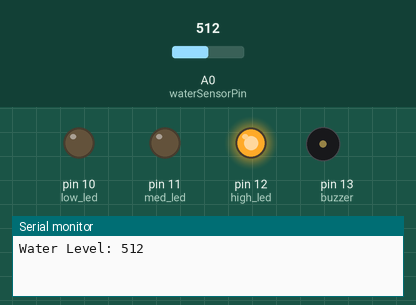
Bench run of a sketch on a simulated Arduino Uno, built with avr-gcc and run on an emulated ATmega328P. On the bench: output pins drawn as LEDs (lit = HIGH), buzzer (waves = sounding, pin HIGH), the last lines printed to the serial monitor. The inputs (shaded band) are chosen by the test bench; at power-on: A0 (waterSensorPin) = 512.

Above: at 1.2 s.
1.3 s: A0 (waterSensorPin) set to 370
At 1.4 s:
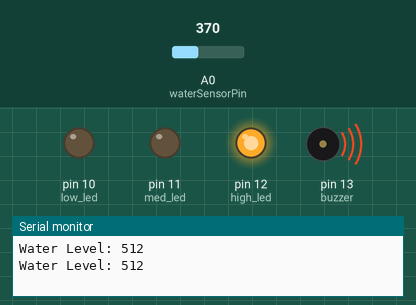
4.3 s: A0 (waterSensorPin) set to 353
At 6.2 s:
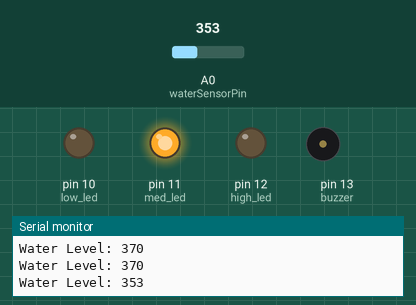
6.5 s: A0 (waterSensorPin) set to 278
8.7 s: A0 (waterSensorPin) set to 260
At 10.0 s:
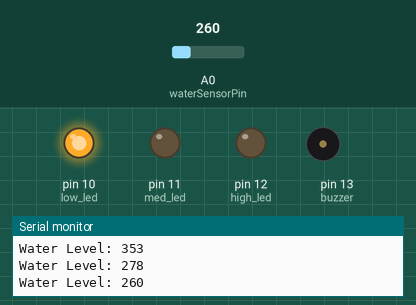
10.3 s: A0 (waterSensorPin) set to 184
12.5 s: A0 (waterSensorPin) set to 155
At 13.3 s:
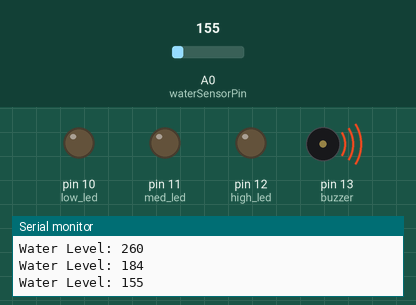
Timing chart, 0 to 16.5 s (numbered marks = the images above; inputs shaded):
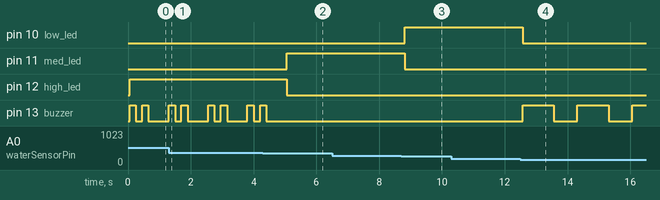

The sketch:

water_level_indicator.ino
```cpp
int waterSensorPin = A0;
int low_led = 10;
int med_led = 11;
int high_led = 12;
int buzzer = 13;

void setup() {
  Serial.begin(9600);
  pinMode(low_led, OUTPUT);
  pinMode(med_led, OUTPUT);
  pinMode(high_led, OUTPUT);
  pinMode(buzzer, OUTPUT);
}

int getAverageSensorValue() {
  long sum = 0;
  for (int i = 0; i < 10; i++) {
    sum += analogRead(waterSensorPin);
    delay(5);
  }
  return sum / 10;
}

void loop() {
  int sensorValue = getAverageSensorValue();

  Serial.print("Water Level: ");
  Serial.println(sensorValue);

  digitalWrite(low_led, LOW);
  digitalWrite(med_led, LOW);
  digitalWrite(high_led, LOW);
  digitalWrite(buzzer, LOW);

  if (sensorValue >= 360) {
    digitalWrite(high_led, HIGH);
    digitalWrite(buzzer, HIGH);
    delay(200);
    digitalWrite(buzzer, LOW);
    delay(200);
    digitalWrite(buzzer, HIGH);
    delay(200);
    digitalWrite(buzzer, LOW);
    delay(400);
  } else if (sensorValue >= 270) {
    digitalWrite(med_led, HIGH);
    delay(1000);
  } else if (sensorValue >= 170) {
    digitalWrite(low_led, HIGH);
    delay(1000);
  } else {
    digitalWrite(buzzer, HIGH);
    delay(1000);
    digitalWrite(buzzer, LOW);
    delay(500);
  }

  delay(200);
}
```

Measured:
- the behaviour switches between 360 and 359 on A0 (waterSensorPin) (found by bisection; images 1 and 2)
- the behaviour switches between 270 and 269 on A0 (waterSensorPin) (found by bisection; images 2 and 3)
- the behaviour switches between 170 and 169 on A0 (waterSensorPin) (found by bisection; images 3 and 4)
- after the input at 4.3 s, pin 11 (med_led): LOW → HIGH after 0.76 s; pin 12 (high_led): HIGH → LOW after 0.76 s; pin 13 (buzzer): goes on until 4.4 s, then stays LOW
- after the input at 8.7 s, pin 10 (low_led): LOW → HIGH after 0.11 s; pin 11 (med_led): HIGH → LOW after 0.11 s
- after the input at 12.5 s, pin 10 (low_led): HIGH → LOW after 0.07 s; pin 13 (buzzer): alternates HIGH for 1.0 s and LOW for 0.75 s, starting after 0.07 s
- by itself, pin 13 (buzzer): repeats every 1.3 s: LOW 0.20 s, HIGH 0.20 s, LOW 0.65 s, HIGH 0.20 s
